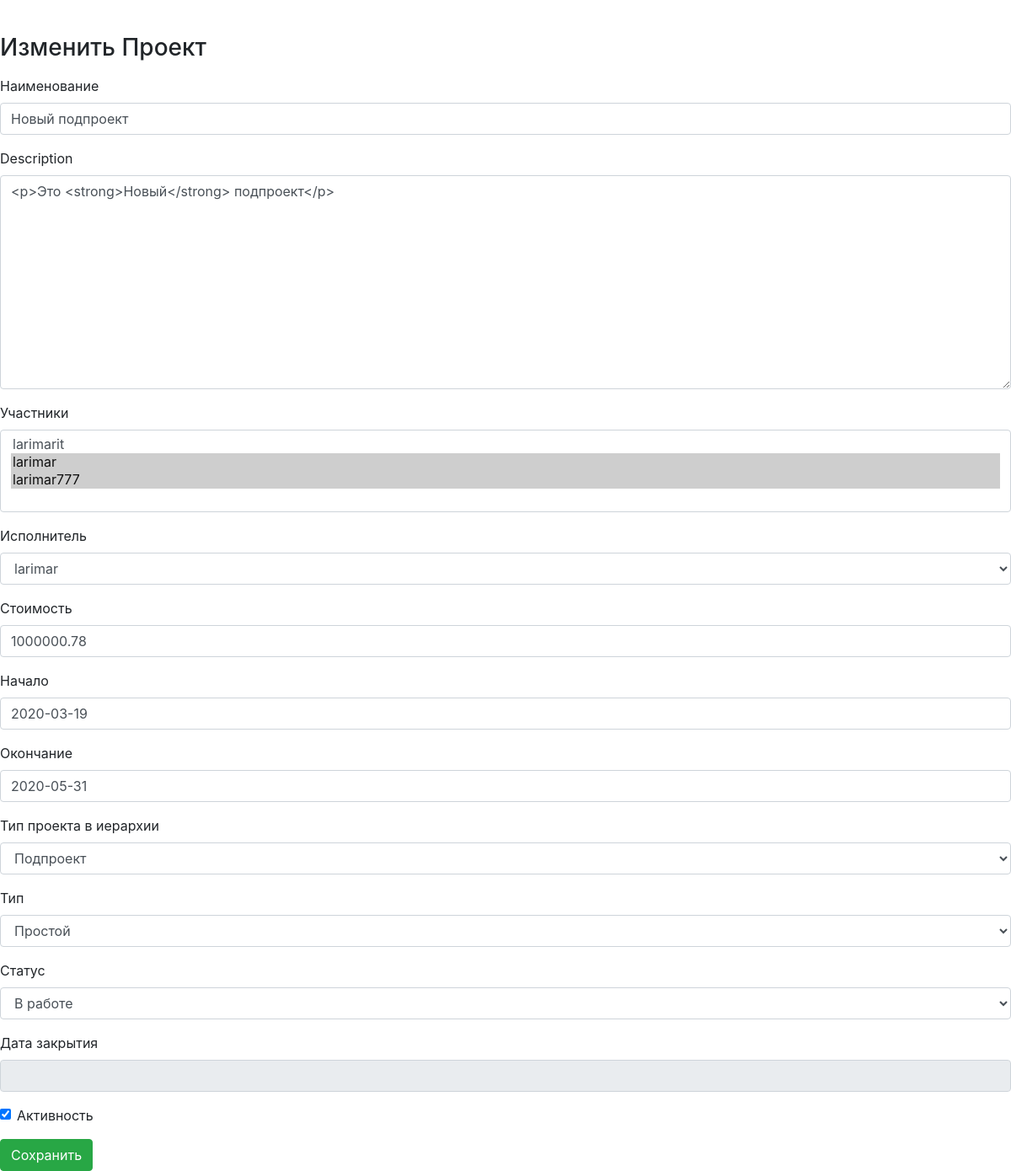
Page /projects/projects_list/project_update/14 on the earlier database version.
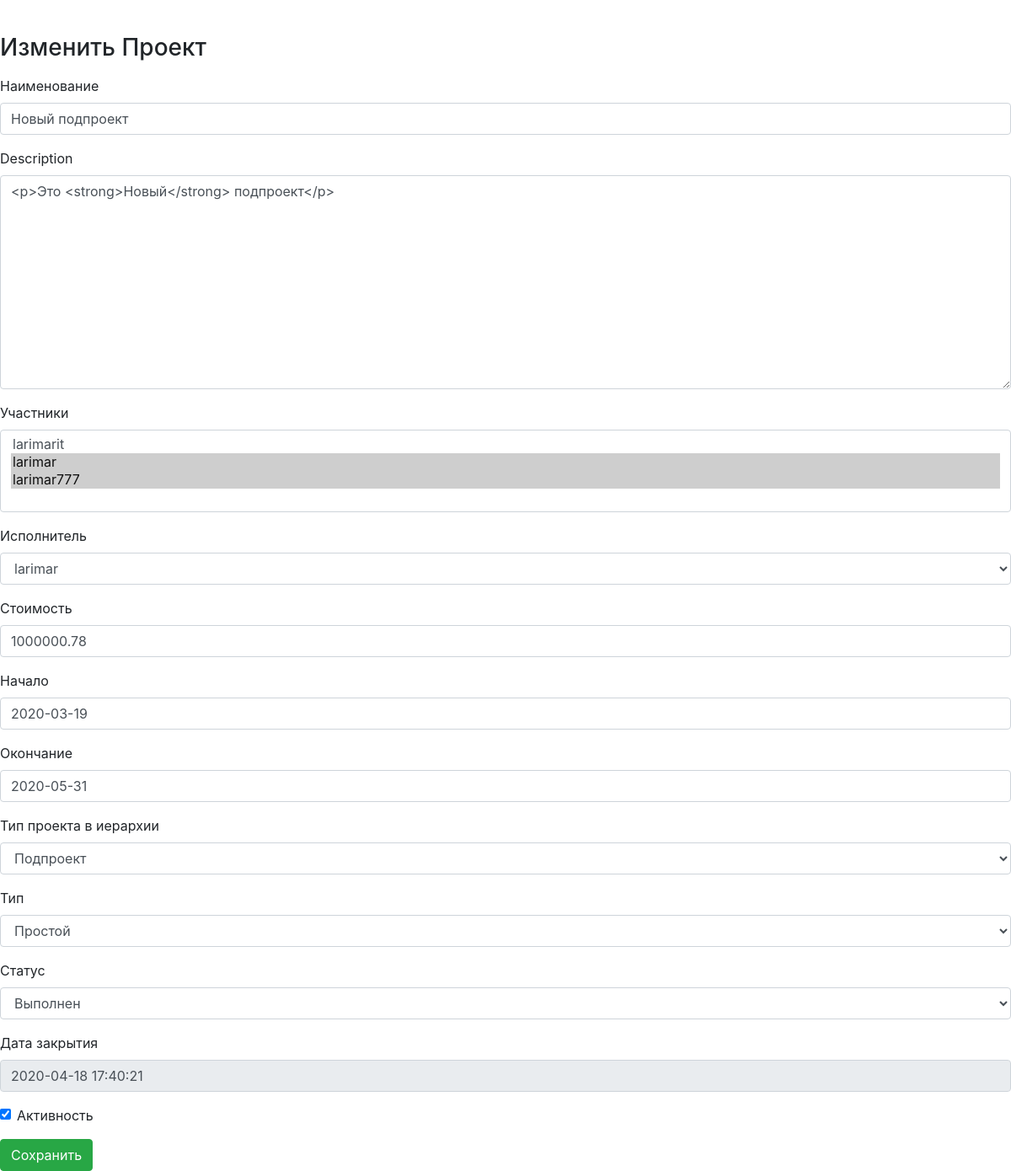
Same page on the later database version.
### projects/models.py (models this page shows, shortened)
class Project(MPTTModel):
    name = models.CharField("Наименование", max_length=64)
    description = RichTextUploadingField("Описание")
    datebegin = models.DateField("Начало")
    dateend = models.DateField("Окончание")
    company = models.ForeignKey('companies.Company', on_delete=models.CASCADE, related_name='resultcompany', verbose_name="Компания")
    parent = TreeForeignKey('self', null=True, blank=True, limit_choices_to={'is_active':True}, on_delete=models.CASCADE, related_name='project_children', verbose_name="Проект верхнего уровня")
    assigner = models.ForeignKey('auth.User', on_delete=models.CASCADE, related_name='project_assigner', verbose_name="Исполнитель")
    cost = models.DecimalField("Стоимость", max_digits=12, decimal_places=2)
    structure_type = models.ForeignKey('Dict_ProjectStructureType', limit_choices_to={'is_active':True}, on_delete=models.CASCADE, related_name='project_structure_type', verbose_name="Тип проекта в иерархии")
    type = models.ForeignKey('Dict_ProjectType', limit_choices_to={'is_active':True}, on_delete=models.CASCADE, related_name='project_type', verbose_name="Тип")
    status = models.ForeignKey('Dict_ProjectStatus', limit_choices_to={'is_active':True}, on_delete=models.CASCADE, related_name='project_status', verbose_name="Статус")
    datecreate = models.DateTimeField("Создан", auto_now_add=True)
    dateclose = models.DateTimeField("Дата закрытия", auto_now_add=False, blank=True, null=True)
    author = models.ForeignKey('auth.User', on_delete=models.CASCADE, related_name='project_author', verbose_name="Автор")
    members = models.ManyToManyField('auth.User', related_name='project_members', verbose_name="Участники")
    is_active = models.BooleanField("Активность", default=True)
    class MPTTMeta:
        order_insertion_by = ['name']
    class Meta:
        verbose_name = 'Проект'
        verbose_name_plural = 'Проекты'

class Dict_ProjectStructureType(models.Model):
    name = models.CharField("Наименование", max_length=64)
    sort = models.PositiveSmallIntegerField(default=1, blank=True, null=True)
    name_lang = models.CharField("Перевод", max_length=64, blank=True, null=True)
    is_active = models.BooleanField("Активность", default=True)
    class Meta:
        ordering = ('sort',)
        verbose_name = 'Тип проектов в иерархии'
        verbose_name_plural = 'Типы проектов в иерархии'
    def __str__(self):
        return (self.name)

class Dict_ProjectType(models.Model):
    name = models.CharField("Наименование", max_length=64)
    sort = models.PositiveSmallIntegerField(default=1, blank=True, null=True)
    name_lang = models.CharField("Перевод", max_length=64, blank=True, null=True)
    is_active = models.BooleanField("Активность", default=True)
    class Meta:
        ordering = ('sort',)
        verbose_name = 'Тип проекта'
        verbose_name_plural = 'Типы проектов'
    def __str__(self):
        return (self.name)

class Dict_ProjectStatus(models.Model):
    name = models.CharField("Наименование", max_length=64)
    sort = models.PositiveSmallIntegerField(default=1, blank=True, null=True)
    name_lang = models.CharField("Перевод", max_length=64, blank=True, null=True)
    is_close = models.BooleanField("Закрывает проект", default=False)
    is_active = models.BooleanField("Активность", default=True)
    class Meta:
        ordering = ('sort',)
        verbose_name = 'Статус проекта'
        verbose_name_plural = 'Статусы проектов'
    def __str__(self):
        return (self.name)

### projects/views.py (the view)
# urls.py: path('projects_list/project_update/<int:pk>', views.ProjectUpdate.as_view(), name = 'project_update'),
class ProjectUpdate(UpdateView):
    model = Project
    form_class = ProjectForm
    template_name = 'object_form.html'
    def get_context_data(self, **kwargs):
       context = super(ProjectUpdate, self).get_context_data(**kwargs)
       context['header'] = 'Изменить Проект'
       return context
    def get_form_kwargs(self):
       kwargs = super(ProjectUpdate, self).get_form_kwargs()
       kwargs.update({'user': self.request.user, 'action': 'update'})
       return kwargs

### templates/object_form.html (shortened to what this page needs)
{% extends 'base.html' %}
{% load bootstrap4 %}
{% block project %}
    <h3>{{ header }}</h3>
    <form class="mt-3" action="" method="post">{% csrf_token %}
        {% bootstrap_form form layout="horizontal" %}
        {% buttons %}
           <button class="btn btn-success" name="submit">Сохранить</button>
        {% endbuttons %}
    </form>
{% endblock %}

Differences in the rows shown:
changed Project "<p>Это <strong>Новый</strong> подпроект</p>": status "В работе" → "Выполнен"; dateclose (not shown) → "2020-04-18 17:40:21"
